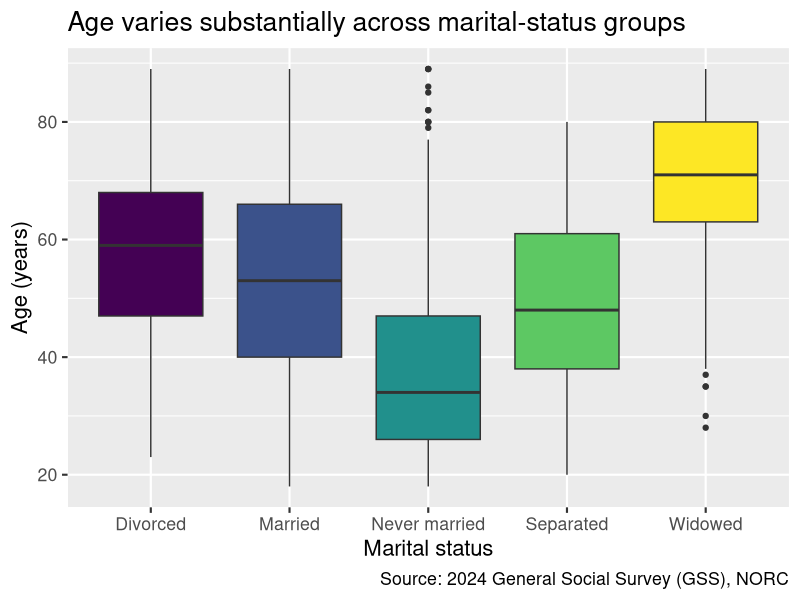
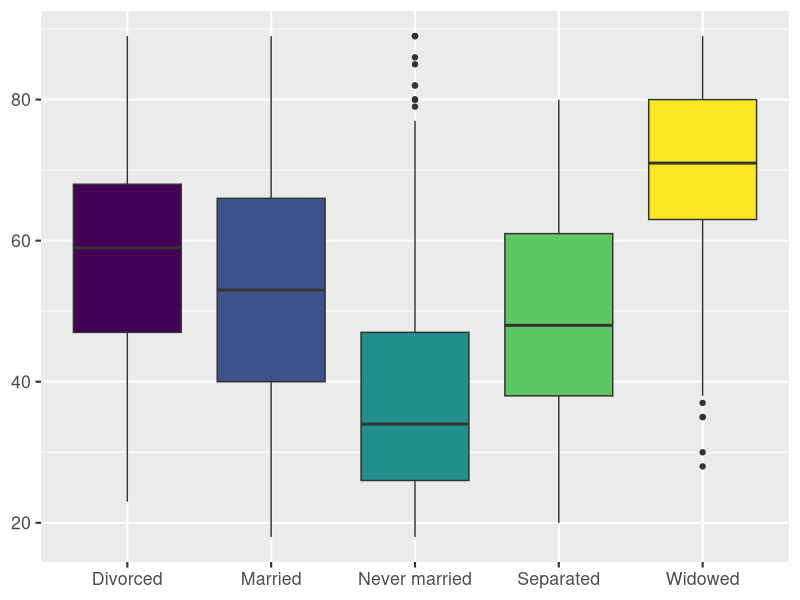
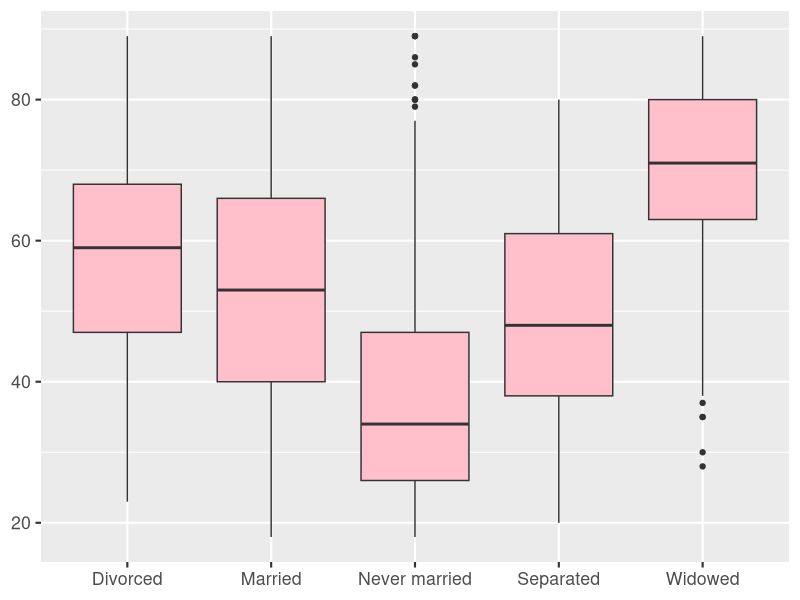

Write the R code that produced these figures, in order. (Note: this script raises an error after producing the figures.)
## ---- chunk 1
#| label: setup
#| include: false
ggplot2::theme_set(ggplot2::theme_gray(base_size = 16))
## ---- chunk 2
#| label: load-packages
#| message: false
library(tidyverse)
## ---- chunk 3
#| label: load-gss-data
#| message: false
gss <- read_csv("data/gss-2024.csv")
## ---- chunk 4
#| label: gss-view
gss
## ---- chunk 5
#| label: age-marital-boxplot
#| fig-width: 9
#| fig-height: 4.5
ggplot(gss, aes(x = marital_status, y = age, fill = marital_status)) +
  geom_boxplot(show.legend = FALSE) +
  labs(
    title = "Age varies substantially across marital-status groups",
    x = "Marital status",
    y = "Age (years)",
    caption = "Source: 2024 General Social Survey (GSS), NORC"
  ) +
  scale_fill_viridis_d()
## ---- chunk 6
#| ref-label: age-marital-boxplot
#| fig-width: 9
#| fig-height: 4.5
#| echo: false
#| warning: false
## ---- chunk 7
#| label: age-marital-boxplot-simplified
#| echo: false
#| warning: false
#| fig-width: 7
#| fig-height: 3.5
ggplot(gss, aes(x = marital_status, y = age, fill = marital_status)) +
  geom_boxplot(show.legend = FALSE) +
  labs(
    title = NULL,
    x = NULL,
    y = NULL,
    caption = NULL
  ) +
  scale_fill_viridis_d()
## ---- chunk 8
#| ref-label: age-marital-boxplot-simplified
#| echo: false
#| warning: false
#| fig-width: 7
#| fig-height: 3.5
## ---- chunk 9
#| label: age-marital-boxplot-setting
#| echo: false
#| warning: false
#| fig-width: 7
#| fig-height: 3.5
ggplot(gss, aes(x = marital_status, y = age)) +
  geom_boxplot(fill = "pink") +
  labs(
    title = NULL,
    x = NULL,
    y = NULL,
    caption = NULL
  )
## ---- chunk 10
#| label: four-vars
#| echo: false
#| warning: false
#| fig-asp: 0.5
#| fig-width: 9
gss |>
  filter(!is.na(happiness), !is.na(health)) |>
  ggplot(aes(y = age, x = happiness, color = health, fill = health)) +
  geom_boxplot(show.legend = FALSE, alpha = 0.5) +
  facet_wrap(~marital_status, nrow = 1) +
  labs(
    title = "Happiness, health, and age",
    y = "Age (years)",
    x = "Happiness",
    color = "Health",
    caption = "Source: 2024 General Social Survey (GSS), NORC"
  ) +
  theme_bw() +
  ggthemes::scale_colour_colourblind() +
  ggthemes::scale_fill_colourblind() +
  scale_x_discrete(labels = scales::label_wrap(10))
